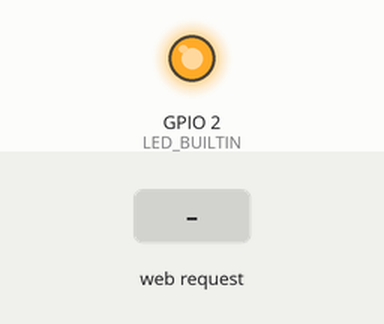
This sketch was run on a simulated ESP8266 (NodeMCU). Shown: output pins drawn as LEDs (lit = HIGH, except the on-board LED, lit = LOW). The test bench sets the inputs (shaded band). WiFi joins after 1.5 s; servers stay silent unless stated; what the sketch prints to the serial monitor is not drawn.

Above: at 5.7 s.
5.8 s: HTTP request GET /LED_BUILTIN_on received
At 6.8 s:
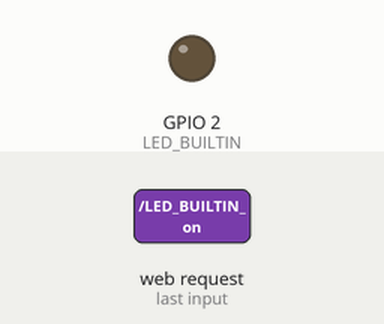
7.3 s: HTTP request GET /LED_BUILTIN_off received
At 8.0 s:
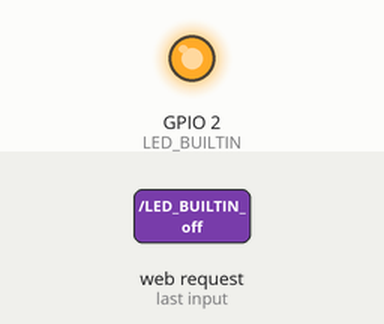
8.8 s: HTTP request GET /LED_BUILTIN_on?pass=1 received
At 9.1 s:
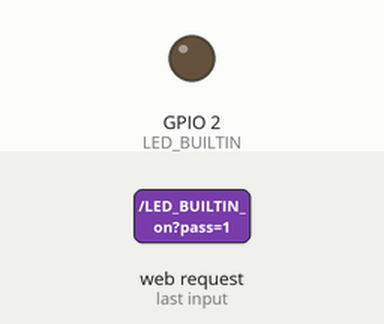
10.3 s: HTTP request GET /LED_BUILTIN_off?pass=1 received
At 11.4 s:
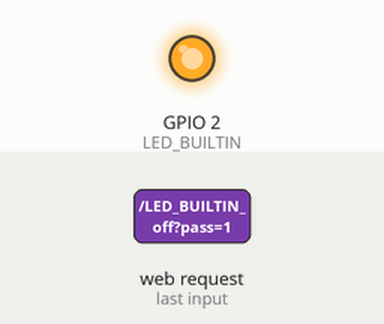
Timing chart, 0 to 12.8 s (numbered marks = the images above; inputs shaded):
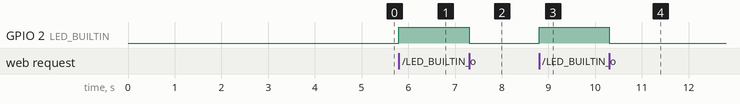

The sketch:

esp_test1.ino
```cpp
#include <ESP8266WiFi.h>
#include <WiFiClient.h>
#include <ESP8266WebServer.h>
/* Set these to your desired credentials. */
const char *ssid = "CGA2121_Tu7GnYu"; //Enter your WIFI ssid
const char *password = "mtyRdz7KZcEc9k2Ezw"; //Enter your WIFI password
ESP8266WebServer server(80);
void handleRoot() {
 server.send(200, "text/html", "<form action=\"/LED_BUILTIN_on\" method=\"get\" id=\"form1\"></form><button type=\"submit\" form=\"form1\" value=\"On\">On</button><form action=\"/LED_BUILTIN_off\" method=\"get\" id=\"form2\"></form><button type=\"submit\" form=\"form2\" value=\"Off\">Off</button>");
}
void handleSave() {
 if (server.arg("pass") != "") {
   Serial.println(server.arg("pass"));
 }
}
void setup() {
 pinMode(LED_BUILTIN, OUTPUT);
 delay(3000);
 Serial.begin(115200);
 Serial.println();
 Serial.print("Configuring access point...");
 WiFi.begin(ssid, password);
 while (WiFi.status() != WL_CONNECTED) {
   delay(500);
   Serial.print(".");
 }
 Serial.println("");
 Serial.println("WiFi connected");
 Serial.println("IP address: ");
 Serial.println(WiFi.localIP());
 server.on ( "/", handleRoot );
 server.on ("/save", handleSave);
 server.begin();
 Serial.println ( "HTTP server started" );
 server.on("/LED_BUILTIN_on", []() {
   digitalWrite(LED_BUILTIN, 1);
   Serial.println("on");
   handleRoot();
 });
 server.on("/LED_BUILTIN_off", []() {
   digitalWrite(LED_BUILTIN, 0);
   Serial.println("off");
   handleRoot();
 });
}
void loop() {
 server.handleClient();
}
```

Measured:
- after the input at 5.8 s, GPIO 2 (LED_BUILTIN): LOW → HIGH at once
- after the input at 7.3 s, GPIO 2 (LED_BUILTIN): HIGH → LOW at once
- after the input at 8.8 s, GPIO 2 (LED_BUILTIN): LOW → HIGH at once
- after the input at 10.3 s, GPIO 2 (LED_BUILTIN): HIGH → LOW at once
